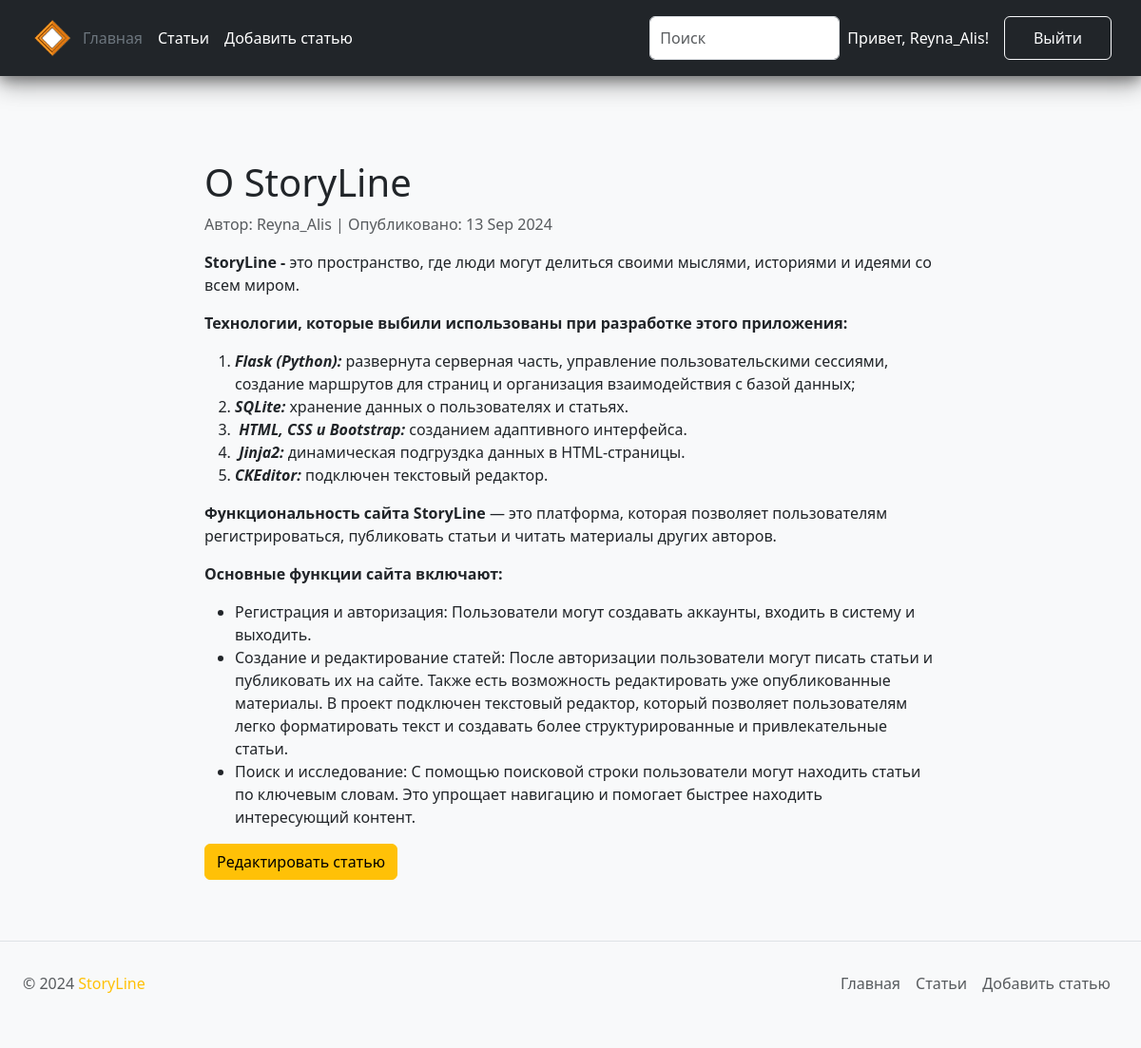
The app's page /post/1 (signed in) with its own data.
### models.py (models this page shows)
class Post(db.Model):
    id = db.Column(db.Integer, primary_key=True)
    title = db.Column(db.String(300), nullable=False)
    text = db.Column(db.Text(300), nullable=False)
    author = db.Column(db.String(100), nullable=False)
    date_posted = db.Column(db.DateTime, nullable=False, default=lambda: datetime.now(timezone.utc))

### app.py (the view)
@app.route("/post/<int:post_id>")
def post_detail(post_id):
    post = Post.query.get_or_404(post_id)
    return render_template('post_detail.html', post=post)

### templates/post_detail.html
{% extends 'base.html' %}
{% block content %}
<div class="container mt-5" style="max-width: 800px;">
    <article class="post">
        <h1>{{ post.title }}</h1>
        <p class="text-muted">Автор: {{ post.author }} | Опубликовано: {{ post.date_posted.strftime('%d %b %Y') }}</p>
        <div>{{ post.text | safe }}</div>
    </article>
    {% if session.get('username') == post.author %}
    <a href="{{ url_for('edit_post', post_id=post.id) }}" class="btn btn-warning">Редактировать статью</a>
    {% endif %}
</div>
{% endblock %}

### templates/base.html (shortened to what this page needs)
<!DOCTYPE html>
<html lang="en">
<head>
    <link href="https://cdn.jsdelivr.net/npm/bootstrap@5.3.3/dist/css/bootstrap.min.css" rel="stylesheet"
>
    <link rel="stylesheet" href="{{ url_for('static', filename='css/main.css')}}">
</head>
<body class="bg-light text-dark">
    <div class="page">
        <header class="p-3 text-bg-dark">
            <div class="container">
                <div class="d-flex flex-wrap align-items-center justify-content-center justify-content-lg-start">
                    <a href="/" class="d-flex align-items-center mb-2 mb-lg-0 text-white text-decoration-none">
                        <img class="header__logo" src="{{ url_for('static', filename='image/logo.png')}}" alt="Логотип">
                    </a>
                    <ul class="nav col-12 col-lg-auto me-lg-auto mb-2 justify-content-center mb-md-0">
                        <li><a href="{{ url_for('index')}}" class="nav-link px-2 text-secondary">Главная</a></li>
                        <li><a href="{{ url_for('posts')}}" class="nav-link px-2 text-white">Статьи</a></li>
                        <li><a href="{{ url_for('create') }}" class="nav-link px-2 text-white">Добавить статью</a></li>
                    </ul>
                    <div class="d-flex flex-column flex-md-row align-items-center gap-2">
                        <form action="/search" method="GET" class="d-flex">
                            <input class="form-control" type="search" name="query" placeholder="Поиск"
                                aria-label="Поиск"
                                onkeydown="if(event.key === 'Enter'){this.form.submit(); return false;}">
                        </form>
                        <div class="d-flex align-items-center gap-2">
                            {% if session.get('user_id') %}
                            <span class="me-2">Привет, {{ session.get('username') }}!</span>
                            <a href="{{ url_for('logout') }}" class="btn btn-outline-light">Выйти</a>
                            {% else %}
                            <a href="{{ url_for('login') }}" class="btn btn-outline-light">Войти</a>
                            <a href="{{ url_for('register') }}" class="btn btn-warning">Регистрация</a>
                            {% endif %}
                        </div>
                    </div>
                </div>
            </div>
        </header>
        <main class="content">
            {% block content %}{% endblock %}
        </main>
        <footer class="d-flex flex-wrap justify-content-between align-items-center p-4 my-4 border-top">
            <p class="col-md-4 mb-0 text-body-secondary text-center text-md-start">© 2024 <span
                    class="text-warning">StoryLine</span></p>
            <ul class="nav col-md-4 justify-content-center justify-content-md-end">
                <li class="nav-item"><a href="{{ url_for('index')}}"
                        class="nav-link px-2 text-body-secondary">Главная</a></li>
                <li class="nav-item"><a href="{{ url_for('posts')}}"
                        class="nav-link px-2 text-body-secondary">Статьи</a></li>
                <li class="nav-item"><a href="{{ url_for('create')}}" class="nav-link px-2 text-body-secondary">Добавить
                        статью</a></li>
            </ul>
        </footer>
    </div>
</body>
</html>

### static/css/main.css (style rules this page uses)
* { box-sizing: border-box; }
.page { display: flex; flex-direction: column; min-height: 100vh; }
.content { flex: 1; padding: 40px 20px; }
header { position: sticky; top: 0; z-index: 1000; background-color: #343a40; padding: 10px 0; box-shadow: 0 4px 12px rgba(0, 0, 0, 0.3), 0 8px 24px rgba(0, 0, 0, 0.4); }
.header__logo { width: 48px; height: 48px; }
header .form-control { width: 200px; min-width: 150px; }
header .btn { padding: 10px 30px; }
.container { width: 100%; max-width: 1200px; margin: 0 auto; padding: 0 15px; }
.form-control { width: 100%; min-width: 300px; padding: 10px; }
footer { background-color: #f8f9fa; padding: 20px 0; margin-top: auto; width: 100%; }

### records on screen
Post: get "Reyna_Alis", title "О StoryLine", author "Reyna_Alis", date_posted "13 Sep 2024", text "StoryLine - это пространство, где люди могут делиться своими мыслями, историями и идеями со всем миром. Технологии, которые выбили использованы при разработке этого приложения: Flask (Python): развернута серверная часть, управление пользовательскими сессиями, создание маршрутов для страниц и организация взаимодействия с базой данных; SQLite: хранение данных о пользователях и статьях. HTML, CSS и Bootstrap: созданием адаптивного интерфейса. Jinja2: динамическая подгруздка данных в HTML-страницы. CKEditor: подключен текстовый редактор. Функциональность сайта StoryLine — это платформа, которая позволяет пользователям регистрироваться, публиковать статьи и читать материалы других авторов.…"
